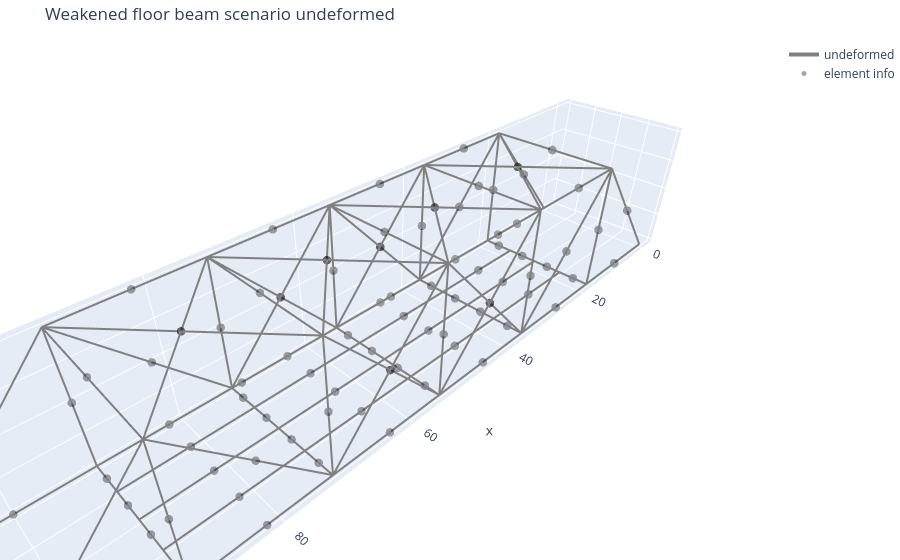

Notebook cell for this chart:
### Code cell
fig_undef = plot_structure_plotly(
    clean_model,
    data,
    U=None,
    scale=1.0,
    selector="all",
    show_undeformed=True,
    show_deformed=False,
    show_nodes=False,
    show_node_labels=False,
    show_element_hover=True,
    show_member_loads=False,
    title="Weakened floor beam scenario undeformed",
    save_html=str(plotly_undef_html),
    save_png=str(plotly_undef_png),
)

fig_undef.show()

print(f"Saved {plotly_undef_html}")
print(f"Saved {plotly_undef_png}")

### Figure 1 — Plotly figure (JSON) as saved in the notebook; plotly's stock layout.template omitted (floating-point values rounded to 4 significant figures; data arrays with more than 128 entries replaced by an {"elided": "..."} marker saying what was removed)
{"data": [{"hoverinfo": "skip", "line": {"color": "gray", "dash": "solid", "width": 4}, "mode": "lines", "name": "undeformed", "type": "scatter3d", "x": {"elided": "273 float values"}, "y": {"elided": "273 int values"}, "z": {"elided": "273 int values"}}, {"hovertemplate": "%{text}<extra></extra>", "marker": {"color": "black", "opacity": 0.35, "size": 5}, "mode": "markers", "name": "element info", "text": ["Element 101<br>type = 3D_truss<br>nodes = 1 to 2<br>section = lower_chord", "Element 102<br>type = 3D_truss<br>nodes = 2 to 3<br>section = lower_chord", "Element 103<br>type = 3D_truss<br>nodes = 3 to 4<br>section = lower_chord", "Element 104<br>type = 3D_truss<br>nodes = 4 to 5<br>section = lower_chord", "Element 105<br>type = 3D_truss<br>nodes = 5 to 6<br>section = lower_chord", "Element 106<br>type = 3D_truss<br>nodes = 6 to 7<br>section = lower_chord", "Element 107<br>type = 3D_truss<br>nodes = 1 to 8<br>section = upper_end", "Element 108<br>type = 3D_truss<br>nodes = 8 to 9<br>section = upper_chord", "Element 109<br>type = 3D_truss<br>nodes = 9 to 10<br>section = upper_chord", "Element 110<br>type = 3D_truss<br>nodes = 10 to 11<br>section = upper_chord", "Element 111<br>type = 3D_truss<br>nodes = 11 to 12<br>section = upper_chord", "Element 112<br>type = 3D_truss<br>nodes = 7 to 12<br>section = upper_end", "Element 113<br>type = 3D_truss<br>nodes = 2 to 8<br>section = vertical", "Element 114<br>type = 3D_truss<br>nodes = 3 to 9<br>section = vertical", "Element 115<br>type = 3D_truss<br>nodes = 4 to 10<br>section = vertical", "Element 116<br>type = 3D_truss<br>nodes = 5 to 11<br>section = vertical", "Element 117<br>type = 3D_truss<br>nodes = 6 to 12<br>section = vertical", "Element 118<br>type = 3D_truss<br>nodes = 3 to 8<br>section = diagonal", "Element 119<br>type = 3D_truss<br>nodes = 4 to 9<br>section = diagonal", "Element 120<br>type = 3D_truss<br>nodes = 4 to 11<br>section = diagonal", "Element 121<br>type = 3D_truss<br>nodes = 5 to 12<br>section = diagonal", "Element 122<br>type = 3D_truss<br>nodes = 3 to 10<br>section = tension_rod", "Element 123<br>type = 3D_truss<br>nodes = 5 to 10<br>section = tension_rod", "Element 201<br>type = 3D_truss<br>nodes = 13 to 14<br>section = lower_chord", "Element 202<br>type = 3D_truss<br>nodes = 14 to 15<br>section = lower_chord", "Element 203<br>type = 3D_truss<br>nodes = 15 to 16<br>section = lower_chord", "Element 204<br>type = 3D_truss<br>nodes = 16 to 17<br>section = lower_chord", "Element 205<br>type = 3D_truss<br>nodes = 17 to 18<br>section = lower_chord", "Element 206<br>type = 3D_truss<br>nodes = 18 to 19<br>section = lower_chord", "Element 207<br>type = 3D_truss<br>nodes = 13 to 20<br>section = upper_end", "Element 208<br>type = 3D_truss<br>nodes = 20 to 21<br>section = upper_chord", "Element 209<br>type = 3D_truss<br>nodes = 21 to 22<br>section = upper_chord", "Element 210<br>type = 3D_truss<br>nodes = 22 to 23<br>section = upper_chord", "Element 211<br>type = 3D_truss<br>nodes = 23 to 24<br>section = upper_chord", "Element 212<br>type = 3D_truss<br>nodes = 19 to 24<br>section = upper_end", "Element 213<br>type = 3D_truss<br>nodes = 14 to 20<br>section = vertical", "Element 214<br>type = 3D_truss<br>nodes = 15 to 21<br>section = vertical", "Element 215<br>type = 3D_truss<br>nodes = 16 to 22<br>section = vertical", "Element 216<br>type = 3D_truss<br>nodes = 17 to 23<br>section = vertical", "Element 217<br>type = 3D_truss<br>nodes = 18 to 24<br>section = vertical", "Element 218<br>type = 3D_truss<br>nodes = 15 to 20<br>section = diagonal", "Element 219<br>type = 3D_truss<br>nodes = 16 to 21<br>section = diagonal", "Element 220<br>type = 3D_truss<br>nodes = 16 to 23<br>section = diagonal", "Element 221<br>type = 3D_truss<br>nodes = 17 to 24<br>section = diagonal", "Element 222<br>type = 3D_truss<br>nodes = 15 to 22<br>section = tension_rod", "Element 223<br>type = 3D_truss<br>nodes = 17 to 22<br>section = tension_rod", "Element 301<br>type = 3D_frame<br>nodes = 2 to 25<br>section = floor_beam", "Element 302<br>type = 3D_frame<br>nodes = 25 to 26<br>section = floor_beam", "Element 303<br>type = 3D_frame<br>nodes = 26 to 27<br>section = floor_beam", "Element 304<br>type = 3D_frame<br>nodes = 27 to 14<br>section = floor_beam", "Element 305<br>type = 3D_frame<br>nodes = 3 to 28<br>section = floor_beam", "Element 306<br>type = 3D_frame<br>nodes = 28 to 29<br>section = floor_beam", "Element 307<br>type = 3D_frame<br>nodes = 29 to 30<br>section = floor_beam", "Element 308<br>type = 3D_frame<br>nodes = 30 to 15<br>section = floor_beam", "Element 309<br>type = 3D_frame<br>nodes = 4 to 31<br>section = floor_beam_weakened", "Element 310<br>type = 3D_frame<br>nodes = 31 to 32<br>section = floor_beam_weakened", "Element 311<br>type = 3D_frame<br>nodes = 32 to 33<br>section = floor_beam_weakened", "Element 312<br>type = 3D_frame<br>nodes = 33 to 16<br>section = floor_beam_weakened", "Element 313<br>type = 3D_frame<br>nodes = 5 to 34<br>section = floor_beam", "Element 314<br>type = 3D_frame<br>nodes = 34 to 35<br>section = floor_beam", "Element 315<br>type = 3D_frame<br>nodes = 35 to 36<br>section = floor_beam", "Element 316<br>type = 3D_frame<br>nodes = 36 to 17<br>section = floor_beam", "Element 317<br>type = 3D_frame<br>nodes = 6 to 37<br>section = floor_beam", "Element 318<br>type = 3D_frame<br>nodes = 37 to 38<br>section = floor_beam", "Element 319<br>type = 3D_frame<br>nodes = 38 to 39<br>section = floor_beam", "Element 320<br>type = 3D_frame<br>nodes = 39 to 18<br>section = floor_beam", "Element 401<br>type = 3D_frame<br>nodes = 25 to 28<br>section = stringer_heavy", "Element 402<br>type = 3D_frame<br>nodes = 28 to 31<br>section = stringer_heavy", "Element 403<br>type = 3D_frame<br>nodes = 31 to 34<br>section = stringer_heavy", "Element 404<br>type = 3D_frame<br>nodes = 34 to 37<br>section = stringer_heavy", "Element 405<br>type = 3D_frame<br>nodes = 26 to 29<br>section = stringer_light", "Element 406<br>type = 3D_frame<br>nodes = 29 to 32<br>section = stringer_light", "Element 407<br>type = 3D_frame<br>nodes = 32 to 35<br>section = stringer_light", "Element 408<br>type = 3D_frame<br>nodes = 35 to 38<br>section = stringer_light", "Element 409<br>type = 3D_frame<br>nodes = 27 to 30<br>section = stringer_heavy", "Element 410<br>type = 3D_frame<br>nodes = 30 to 33<br>section = stringer_heavy", "Element 411<br>type = 3D_frame<br>nodes = 33 to 36<br>section = stringer_heavy", "Element 412<br>type = 3D_frame<br>nodes = 36 to 39<br>section = stringer_heavy", "Element 501<br>type = 3D_truss<br>nodes = 8 to 20<br>section = top_lateral_bracing", "Element 502<br>type = 3D_truss<br>nodes = 9 to 21<br>section = top_lateral_bracing", "Element 503<br>type = 3D_truss<br>nodes = 10 to 22<br>section = top_lateral_bracing", "Element 504<br>type = 3D_truss<br>nodes = 11 to 23<br>section = top_lateral_bracing", "Element 505<br>type = 3D_truss<br>nodes = 12 to 24<br>section = top_lateral_bracing", "Element 506<br>type = 3D_truss<br>nodes = 8 to 21<br>section = top_lateral_bracing", "Element 507<br>type = 3D_truss<br>nodes = 20 to 9<br>section = top_lateral_bracing", "Element 508<br>type = 3D_truss<br>nodes = 9 to 22<br>section = top_lateral_bracing", "Element 509<br>type = 3D_truss<br>nodes = 21 to 10<br>section = top_lateral_bracing", "Element 510<br>type = 3D_truss<br>nodes = 10 to 23<br>section = top_lateral_bracing", "Element 511<br>type = 3D_truss<br>nodes = 22 to 11<br>section = top_lateral_bracing", "Element 512<br>type = 3D_truss<br>nodes = 11 to 24<br>section = top_lateral_bracing", "Element 513<br>type = 3D_truss<br>nodes = 23 to 12<br>section = top_lateral_bracing"], "type": "scatter3d", "x": [9.088, 27.26, 45.44, 63.62, 81.79, 99.97, 9.088, 27.26, 45.44, 63.62, 81.79, 99.97, 18.18, 36.35, 54.53, 72.7, 90.88, 27.26, 45.44, 63.62, 81.79, 45.44, 63.62, 9.088, 27.26, 45.44, 63.62, 81.79, 99.97, 9.088, 27.26, 45.44, 63.62, 81.79, 99.97, 18.18, 36.35, 54.53, 72.7, 90.88, 27.26, 45.44, 63.62, 81.79, 45.44, 63.62, 18.18, 18.18, 18.18, 18.18, 36.35, 36.35, 36.35, 36.35, 54.53, 54.53, 54.53, 54.53, 72.7, 72.7, 72.7, 72.7, 90.88, 90.88, 90.88, 90.88, 27.26, 45.44, 63.62, 81.79, 27.26, 45.44, 63.62, 81.79, 27.26, 45.44, 63.62, 81.79, 18.18, 36.35, 54.53, 72.7, 90.88, 27.26, 27.26, 45.44, 45.44, 63.62, 63.62, 81.79, 81.79], "y": [0, 0, 0, 0, 0, 0, 0, 0, 0, 0, 0, 0, 0, 0, 0, 0, 0, 0, 0, 0, 0, 0, 0, 20, 20, 20, 20, 20, 20, 20, 20, 20, 20, 20, 20, 20, 20, 20, 20, 20, 20, 20, 20, 20, 20, 20, 2.5, 7.5, 12.5, 17.5, 2.5, 7.5, 12.5, 17.5, 2.5, 7.5, 12.5, 17.5, 2.5, 7.5, 12.5, 17.5, 2.5, 7.5, 12.5, 17.5, 5, 5, 5, 5, 10, 10, 10, 10, 15, 15, 15, 15, 10, 10, 10, 10, 10, 10, 10, 10, 10, 10, 10, 10, 10], "z": [0, 0, 0, 0, 0, 0, 10, 20, 20, 20, 20, 10, 10, 10, 10, 10, 10, 10, 10, 10, 10, 10, 10, 0, 0, 0, 0, 0, 0, 10, 20, 20, 20, 20, 10, 10, 10, 10, 10, 10, 10, 10, 10, 10, 10, 10, 0, 0, 0, 0, 0, 0, 0, 0, 0, 0, 0, 0, 0, 0, 0, 0, 0, 0, 0, 0, 0, 0, 0, 0, 0, 0, 0, 0, 0, 0, 0, 0, 20, 20, 20, 20, 20, 20, 20, 20, 20, 20, 20, 20, 20]}], "layout": {"margin": {"b": 0, "l": 0, "r": 0, "t": 40}, "scene": {"aspectmode": "data", "xaxis": {"title": {"text": "x"}}, "yaxis": {"title": {"text": "y"}}, "zaxis": {"title": {"text": "z"}}}, "showlegend": true, "title": {"text": "Weakened floor beam scenario undeformed"}}}
